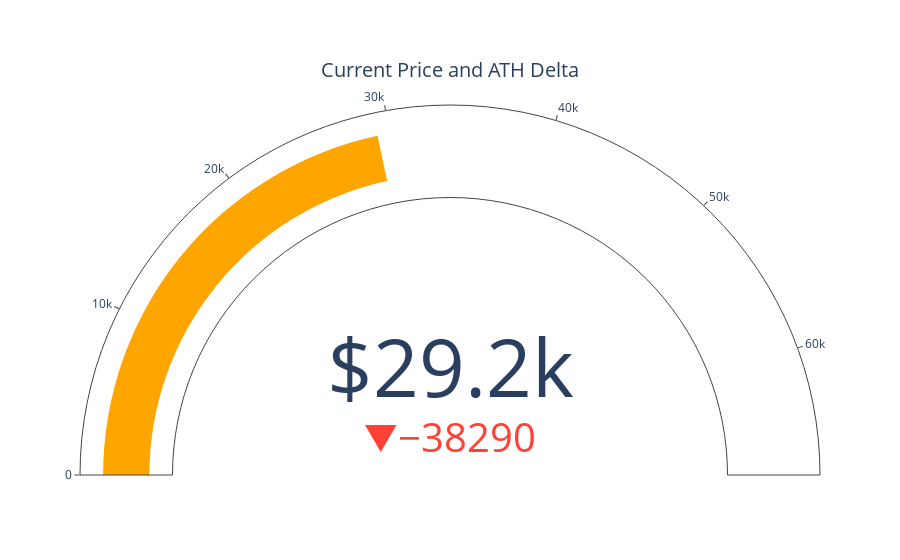

Source (notebook cell):
### Code cell
import plotly.graph_objects as go

fig = go.Figure(go.Indicator(
    domain = {'x': [0, 1], 'y': [0, 1]},
    value = df.price.iloc[-1],
    mode = "gauge+number+delta",
    title = {'text': "Current Price and ATH Delta"},
    number = {'prefix': "$"},
    delta = {'reference': df.price[df['price']==df.price.max()].tolist()[0], "valueformat": ".0f"},
    gauge = {'axis': {'range': [None, df.price[df['price']==df.price.max()].tolist()[0]]},
    'bar': {'color': "orange"}}))

fig.show()
fig.write_html("../static/priceath.html")

### Figure 1 — Plotly figure (JSON) as saved in the notebook; plotly's stock layout.template omitted (floating-point values rounded to 4 significant figures)
{"data": [{"delta": {"reference": 67530.0, "valueformat": ".0f"}, "domain": {"x": [0, 1], "y": [0, 1]}, "gauge": {"axis": {"range": [null, 67530.0]}, "bar": {"color": "orange"}}, "mode": "gauge+number+delta", "number": {"prefix": "$"}, "title": {"text": "Current Price and ATH Delta"}, "type": "indicator", "value": 29240.0}], "layout": {}}
